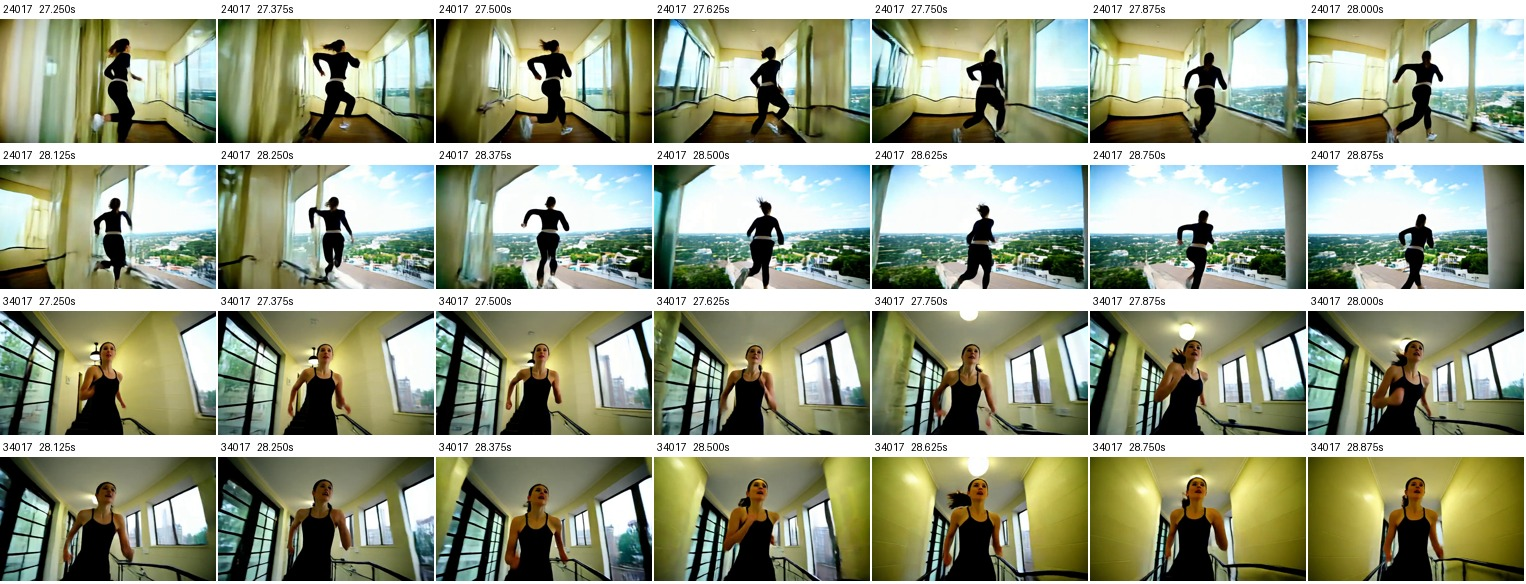

Reproduce this figure in Python.
"""Resolve the onset of the staircase transition in the archived videos."""

import av
from PIL import Image, ImageDraw
from examples import baseline


def main():
    indices = list(range(436, 463, 2))
    page = Image.new("RGB", (7 * 218, 4 * 146), "white")
    draw = ImageDraw.Draw(page)
    for case, seed in enumerate((24017, 34017)):
        with av.open(str(baseline(seed) / "videos" / "017-attention.mp4")) as stream:
            for i, frame in enumerate(stream.decode(video=0)):
                if i not in indices:
                    continue
                row, col = divmod(indices.index(i), 7)
                left, top = col * 218, (case * 2 + row) * 146
                draw.text((left + 3, top + 3), f"{seed}   {i / 16:.3f}s", fill="black")
                page.paste(frame.to_image().resize((216, 124)), (left, top + 19))
    page.save("output/stairs.jpg", quality=92)


if __name__ == "__main__":
    main()
